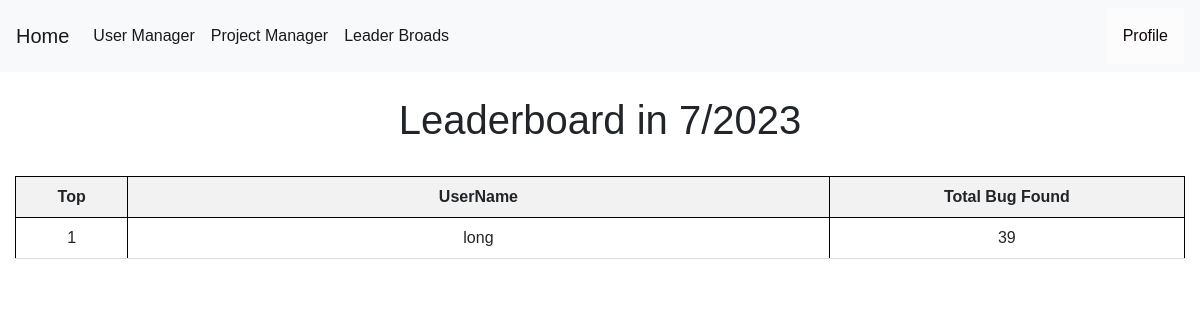
The app's page /leaderboard (signed in), older data.
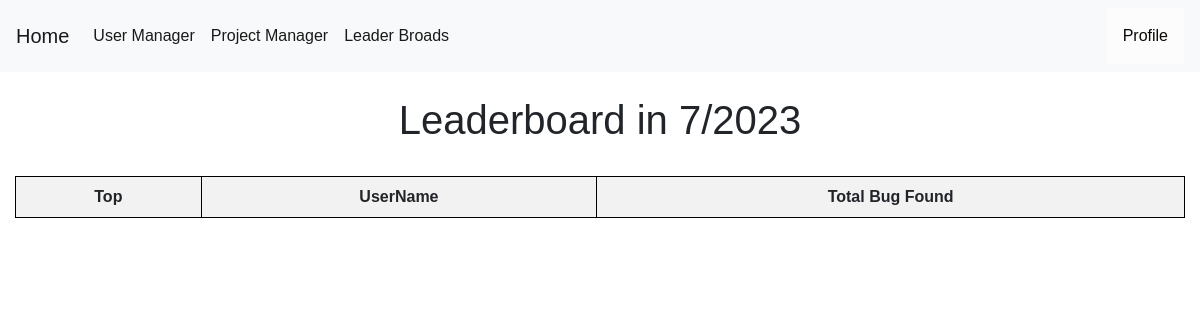
The same page, newer data.
### tables this page shows
CREATE TABLE bugs (
    bugid INTEGER PRIMARY KEY AUTOINCREMENT,
    requestid INTEGER NOT NULL,
    name TEXT NOT NULL,
    bugurl TEXT NOT NULL,
    method TEXT NOT NULL,
    cweid TEXT NOT NULL,
    confidence TEXT NOT NULL,
    description TEXT NOT NULL,
    solution TEXT NOT NULL,
    risk TEXT NOT NULL,
    reference TEXT NOT NULL DEFAULT NONE,
    other TEXT NOT NULL DEFAULT NONE,
    pentester TEXT,
    FOREIGN KEY (pentester) REFERENCES users(username) ON DELETE CASCADE
    FOREIGN KEY (requestid) REFERENCES requests(requestid) ON DELETE CASCADE
);

### app.py (the view)
@app.route('/leaderboard', methods=('GET', 'POST'))
def leaderboard():
    if session["userid"] == None:
        return redirect(url_for('login'))
    conn = get_db_connection()
    data = {}
    users = conn.execute('SELECT username FROM users').fetchall()
    totals = conn.execute("SELECT bugs.pentester,count(bugid),testdate FROM bugs,requests WHERE requests.requestid = bugs.requestid AND strftime('%Y-%m', testdate)  = ? group by bugs.pentester ", (datetime.today().strftime('%Y-%m'),)).fetchall()
    current_month = datetime.now().month
    current_year = datetime.now().year
    datas = sorted(totals, key=lambda x: x[1], reverse=True)
    return render_template('leaderboard.html',users=users,datas=datas,current_month=current_month,current_year=current_year)

### app.py (called while the page is built)
def get_db_connection():
    conn = sqlite3.connect('database.db')
    conn.row_factory = sqlite3.Row
    return conn

### templates/leaderboard.html (shortened to what this page needs)
{% extends 'base.html' %}
{% block content %}
<!DOCTYPE html>
<html>
<head>
    <br>
    <center><h1>Leaderboard in {{current_month}}/{{current_year}}</h1></center>
    <br>
</head>
<body>
    <table>
        <tr>
            <th style="text-align: center" ><a>Top</a></th>
            <th style="text-align: center" style="width: 80%;"><a>UserName</a></th>
            <th style="text-align: center" ><a>Total Bug Found</a></th>
        </tr>
        <tr>
            {% for data in datas %}
                <tr>
                    <td style ="text-align: center" style="width: 20%;">{{loop.index}}</td>
                    <td class = "name" style="text-align: center" style="width: 70%;">{{data.pentester}}</td>
                    <td class = "sroce" style="text-align: center" style="text-align: center">{{data['count(bugid)']}}</td>
                </tr>
            {% endfor %}
          </tr>
    </table>
</body>
</html>
{% endblock %}

### templates/base.html (shortened to what this page needs)
<!doctype html>
<link rel= "stylesheet" type= "text/css" href= "{{ url_for('static',filename='css/style.css') }}">
<html lang="en">
  <head>
    <link rel="stylesheet" href="https://stackpath.bootstrapcdn.com/bootstrap/4.3.1/css/bootstrap.min.css">
  </head>
  <body>
    <nav class="navbar navbar-expand-md navbar-light bg-light">
      {% block sidebar %}
        <a class="navbar-brand" href="{{ url_for('dashboard')}}">Home</a>
        <div class="collapse navbar-collapse" id="navbarNav">
            <ul class="navbar-nav">
              {% if session.userid %}
                {% if session.userid == 1 %}
              <li class="nav-item active">
                <a class="nav-link" href="{{ url_for('showuser')}}">User Manager</a>
              </li>
                {% endif %}
              <li class="nav-item active">
                <a class="nav-link" href="{{ url_for('showproject')}}">Project Manager</a>
              </li>
              <li class="nav-item active">
                <a class="nav-link" href="{{ url_for('leaderboard')}}">Leader Broads</a>
              </li>
              {% endif %}
              </ul>
        </div>
        {% endblock %}
        {% if session.userid %}
        <div class="dropdown">
          <button class="dropbtn">Profile</button>
        </div>
        {% else %}
          <a href="{{ url_for('login')}}" class="nav-link">Login</a>
        {% endif %}
    </nav>
    <div class="container">
        {% block content %} {% endblock %}
    </div>
</html>

### static/css/style.css (style rules this page uses)
table, th, td { border: 1px solid black; }
body { min-height: 100vh; height: 100%; margin: 0; z-index: 10; display: grid; grid-template-rows: auto 1fr auto; }
body { display: flex; flex-direction: column; }
.dropbtn { background-color: #fbfcfb; color: rgb(15, 8, 8); padding: 16px; font-size: 16px; border: none; }
.dropdown { position: relative; display: inline-block; }
.container { max-width: 1680px !important; }

### templates/leaderboard.html (style rules this page uses)
body { font-family: Arial, sans-serif; }
table { border-collapse: collapse; width: 100%; }
th, td { padding: 8px; text-align: left; border-bottom: 1px solid #ddd; }
th { background-color: #f2f2f2; font-weight: bold; }

Row changes from the older to the newer data that the page shows:
removed bugs: pentester "long", bugid "39"
